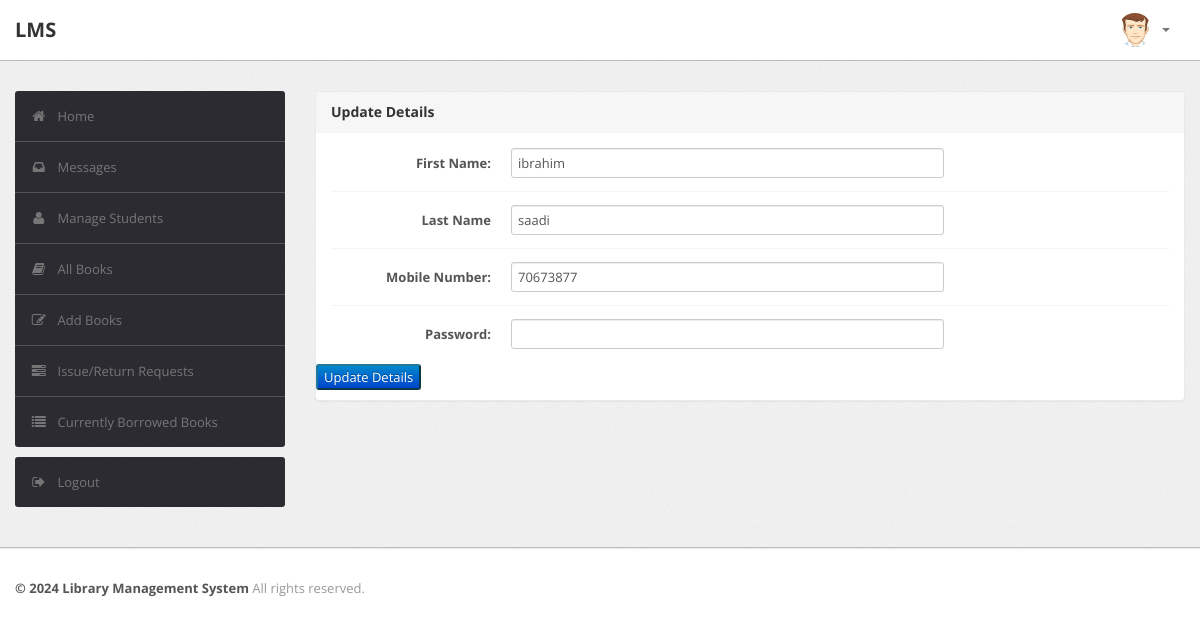
Screenshot of /admin/edit-admin-details.php (signed in) with the database file from the repository.
### tables this page shows
CREATE TABLE IF NOT EXISTS `user` (
  `registerID` int NOT NULL AUTO_INCREMENT,
  `fname` varchar(25) NOT NULL,
  `lname` varchar(25) NOT NULL,
  `number` int NOT NULL,
  `dob` date NOT NULL,
  `password` varchar(225) NOT NULL,
  `gender` varchar(6) NOT NULL,
  `email` varchar(45) NOT NULL,
  `role` varchar(5) NOT NULL,
  `username` varchar(30) NOT NULL,
  PRIMARY KEY (`username`),
  UNIQUE KEY `registerID` (`registerID`)
);

### admin/edit-admin-details.php (the view, shortened to what this page needs)
<?php
require('config.php');
?>
<?php
$checkusername=$_SESSION['username'];
$getUserSql = "SELECT * FROM `user` WHERE `username` = '$checkusername' AND role='admin'";
$getUserResult = mysqli_query($con, $getUserSql);
if ((mysqli_num_rows($getUserResult) > 0)) {
    ?>
<!DOCTYPE html>
<html lang="en">
    <head>
        <link type="text/css" href="bootstrap/css/bootstrap.min.css" rel="stylesheet">
        <link type="text/css" href="bootstrap/css/bootstrap-responsive.min.css" rel="stylesheet">
        <link type="text/css" href="css/theme.css" rel="stylesheet">
        <link type="text/css" href="images/icons/css/font-awesome.css" rel="stylesheet">
    </head>
    <body>
        <div class="navbar navbar-fixed-top">
            <div class="navbar-inner">
                <div class="container">
                        <a class="brand" href="index-admin.php">LMS </a>
                    <div class="nav-collapse collapse navbar-inverse-collapse">
                        <ul class="nav pull-right">
                            <li class="nav-user dropdown"><a href="#" class="dropdown-toggle" data-toggle="dropdown">
                                <img src="images/user.png" class="nav-avatar" />
                                <b class="caret"></b></a>
                            </li>
                        </ul>
                    </div>
                </div>
            </div>
        </div>
        <div class="wrapper">
            <div class="container">
                <div class="row">
                    <div class="span3">
                        <div class="sidebar">
                            <ul class="widget widget-menu unstyled">
                                <li class="active"><a href="index-admin.php"><i class="menu-icon icon-home"></i>Home
                                </a></li>
                                 <li><a href="message.php"><i class="menu-icon icon-inbox"></i>Messages</a>
                                </li>
                                <li><a href="student.php"><i class="menu-icon icon-user"></i>Manage Students </a>
                                </li>
                                <li><a href="book.php"><i class="menu-icon icon-book"></i>All Books </a></li>
                                <li><a href="addbook.php"><i class="menu-icon icon-edit"></i>Add Books </a></li>
                                <li><a href="IssueReturn-Requests.php"><i class="menu-icon icon-tasks"></i>Issue/Return Requests </a></li>
                                <li><a href="borrowedbooks.php"><i class="menu-icon icon-list"></i>Currently Borrowed Books </a></li>
                            </ul>
                            <ul class="widget widget-menu unstyled">
                                <li><a href="logout.php"><i class="menu-icon icon-signout"></i>Logout </a></li>
                            </ul>
                        </div>
                    </div>
                    <div class="span9">
                        <div class="module">
                            <div class="module-head">
                                <h3>Update Details</h3>
                            </div>
                            <div class="module-body">
                                <?php
                                    if (mysqli_num_rows($getUserResult) > 0)
                                        $userData = mysqli_fetch_assoc($getUserResult);
                                        $fname = $userData['fname'];
                                        $lname = $userData['lname'];
                                        $num = $userData['number'];
                                ?>
                                <form class="form-horizontal row-fluid" action="edit-admin-details.php?id=<?php echo $checkusername  ?>" method="post">
                                    <div class="control-group">
                                        <label class="control-label" for="FName"><b>First Name:</b></label>
                                        <div class="controls">
                                            <input type="text" id="FName" name="FName" value= "<?php echo $fname?>" class="span8" required>
                                        </div>
                                    </div>
                                    <div class="control-group">
                                        <label class="control-label" for="LName"><b>Last Name</b></label>
                                        <div class="controls">
                                            <input type="text" id="LName" name="LName" value= "<?php echo $lname?>" class="span8" required>
                                        </div>
                                    </div>
                                    <div class="control-group">
                                        <label class="control-label" for="MobNo"><b>Mobile Number:</b></label>
                                        <div class="controls">
                                            <input type="text" id="MobNo" name="MobNo" value= "<?php echo $num?>" class="span8" required>
                                        </div>
                                    </div>
                                    <div class="control-group">
                                        <label class="control-label" for="Password"><b>Password:</b></label>
                                        <div class="controls">
                                            <input type="password" id="Password" name="Password"  value= "" class="span8" required>
                                        </div>
                                    </div>
                                    </div>
                                    <div class="control-group">
                                            <div class="controls">
                                                <button type="submit" name="submit"class="btn-primary"><center>Update Details</center></button>
                                            </div>
                                        </div>
                        </div>
                        </div>
                    </div>
                </div>
            </div>
<div class="footer">
            <div class="container">
                <b class="copyright">&copy; 2024 Library Management System </b>All rights reserved.
            </div>
        </div>
    </body>
</html>
<?php }
else {
    echo "<script type='text/javascript'>alert('Access Denied!!!')</script>";
} ?>

### admin/css/theme.css (style rules this page uses)
body { font-size: 13px; font-family: 'Open Sans', Arial, sans-serif; background: #fff; color: #777 }
h1, h2, h3, h4, h5, h6 { color: #333; margin-top: 0 }
h3 { font-size: 20px }
strong, b { color: #555 }
.wrapper { background: url(../images/bg.png) #eee; border-bottom: 1px solid #bbb; -webkit-box-shadow: 0 1px 2px rgba(0,0,0,0.1); -moz-box-shadow: 0 1px 2px rgba(0,0,0,0.1); box-shadow: 0 1px 2px rgba(0,0,0,0.1); padding: 30px 0 }
.footer { color: #999; padding: 30px 0 60px }
form { margin: 0 }
select, textarea, input[type="text"], input[type="password"], input[type="datetime"], input[type="datetime-local"], input[type="date"], input[type="month"], input[type="time"], input[type="week"], input[type="number"], input[type="email"], input[type="url"], input[type="search"], input[type="tel"], input[type="color"], .uneditable-input, label, input, button, select, textarea { -webkit-border-radius: 3px; -moz-border-radius: 3px; border-radius: 3px; font-size: 13px; font-family: 'Open Sans', Tahoma, Arial, sans-serif }
body [class^="icon-"], body [class*=" icon-"] { font-size: 14px; line-height: 20px; height: 20px }
.module { background: #fff; -webkit-border-radius: 3px; -moz-border-radius: 3px; border-radius: 3px; border: 1px solid #ccc; border-bottom-color: #bbb; -webkit-box-shadow: 0 0 1px rgba(0,0,0,0.2); -moz-box-shadow: 0 0 1px rgba(0,0,0,0.2); box-shadow: 0 0 1px rgba(0,0,0,0.2); margin-bottom: 30px }
.form-horizontal .control-group, .form-vertical .control-group { margin-bottom: 0 }
.form-horizontal .control-group+.control-group, .form-vertical .control-group+.control-group { margin-top: 13px; padding-top: 13px; border-top: 1px solid #f5f5f5 }
.navbar { position: static!important; margin: 0!important }
.navbar .navbar-inner { background: #fff; border-bottom: 1px solid #bbb; -webkit-box-shadow: 0 1px 2px rgba(0,0,0,0.15); -moz-box-shadow: 0 1px 2px rgba(0,0,0,0.15); box-shadow: 0 1px 2px rgba(0,0,0,0.15) }
.navbar .brand { color: #333; font-weight: bold; font-size: 20px; margin-right: 20px; padding: 20px }
.navbar .nav>li>a { padding: 20px 15px; font-weight: bold; color: #777 }
.nav-user>a { height: 20px }
.nav-avatar { width: 34px; height: 34px; margin: -7px 5px 0 0; -webkit-border-radius: 50%; -moz-border-radius: 50%; border-radius: 50% }
.btn-primary { color: #fff; background-color: #248aaf; border-color: #20799a }
.widget-menu { background: #fff; -webkit-border-radius: 3px; -moz-border-radius: 3px; border-radius: 3px; overflow: hidden }
.widget-menu a { color: #555; display: block; line-height: 20px; padding: 15px; text-decoration: none!important }
.widget-menu .menu-icon { margin-right: 10px; color: #767676; -webkit-transition: all .2s ease-in-out; -moz-transition: all .2s ease-in-out; transition: all .2s ease-in-out; }
.widget-menu>li+li { border-top: 1px solid #555 }
.widget-menu>li>a { background-color: #2d2b32; color: #767676; -webkit-transition: all .2s ease-in-out; -moz-transition: all .2s ease-in-out; transition: all .2s ease-in-out; }
.module { box-shadow: 0 0 3px rgba(0,0,0,.1); border-color: #e9e9e9; margin-bottom: 20px; background-color: #fff; border-radius: 4px; -webkit-box-shadow: 0 1px 1px rgba(0,0,0,.05); box-shadow: 0 1px 1px rgba(0,0,0,.05); }
.module-head { color: #767676; background-color: #f6f6f6; border-color: #e9e9e9; padding: 10px 15px; border-bottom: 1px solid transparent; border-top-right-radius: 3px; border-top-left-radius: 3px; }
.module-head h3 { font-size: 14px; line-height: 20px; height: 20px; margin: 0 }
.module-body { padding: 15px }

### rows the page displays
user: FName "ibrahim", LName "saadi", MobNo "70673877"
